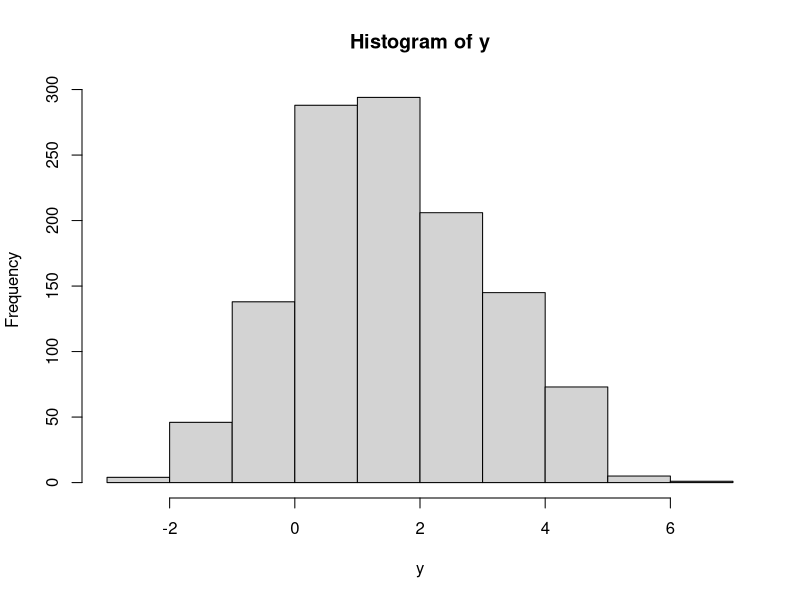
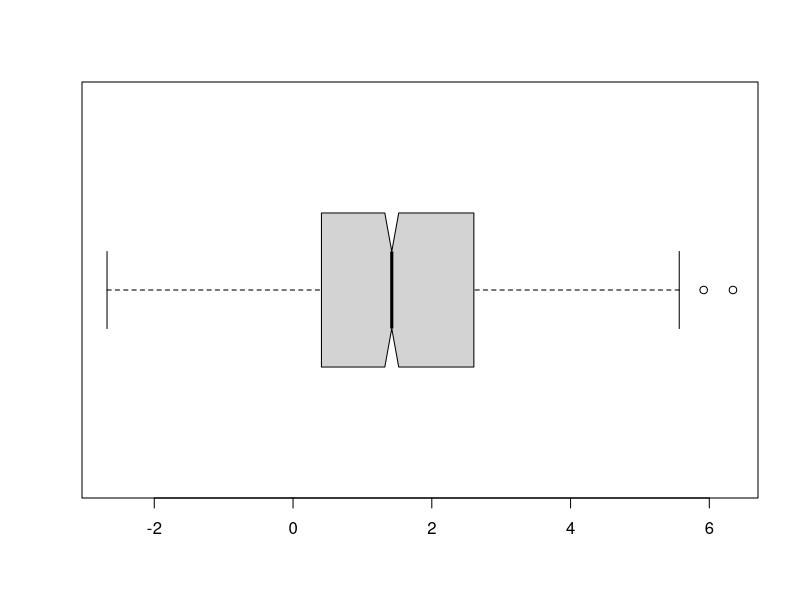
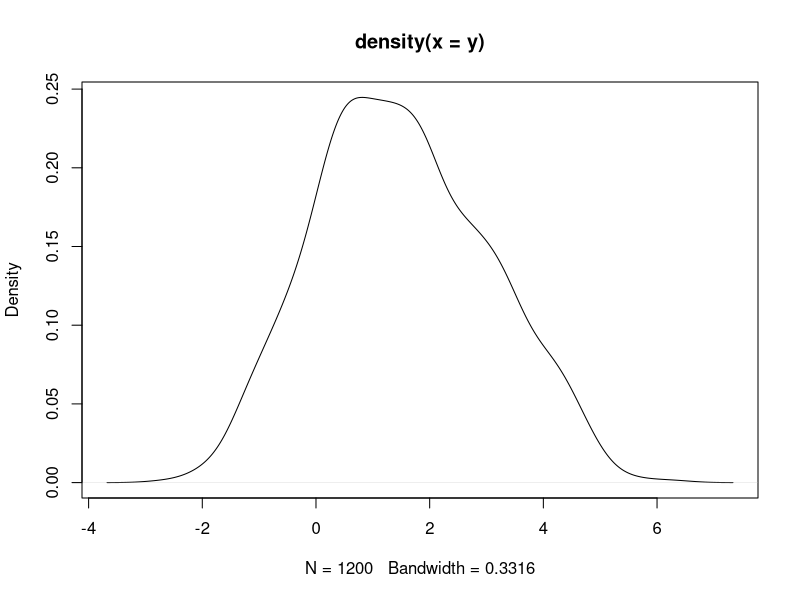
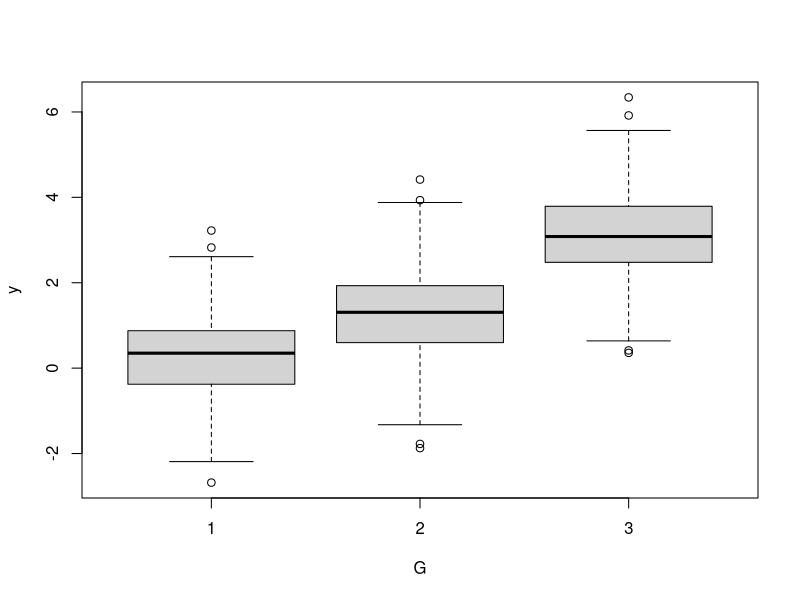
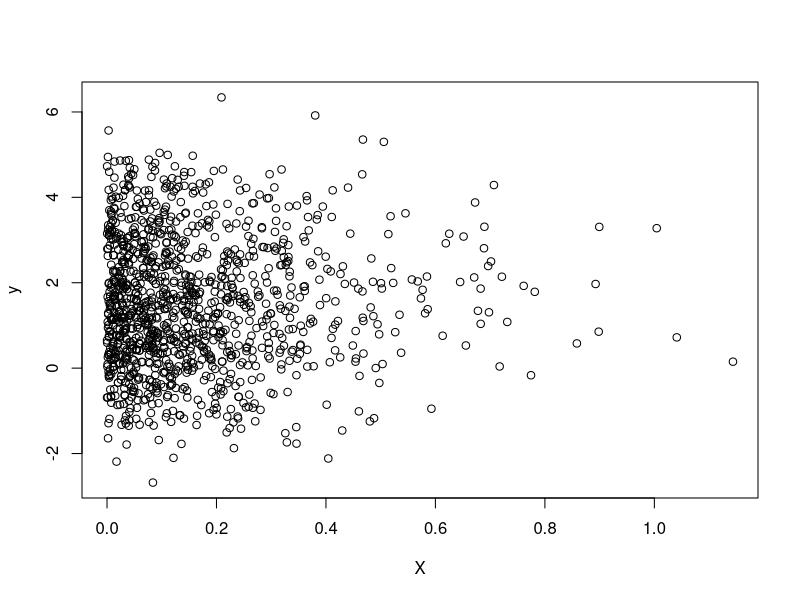
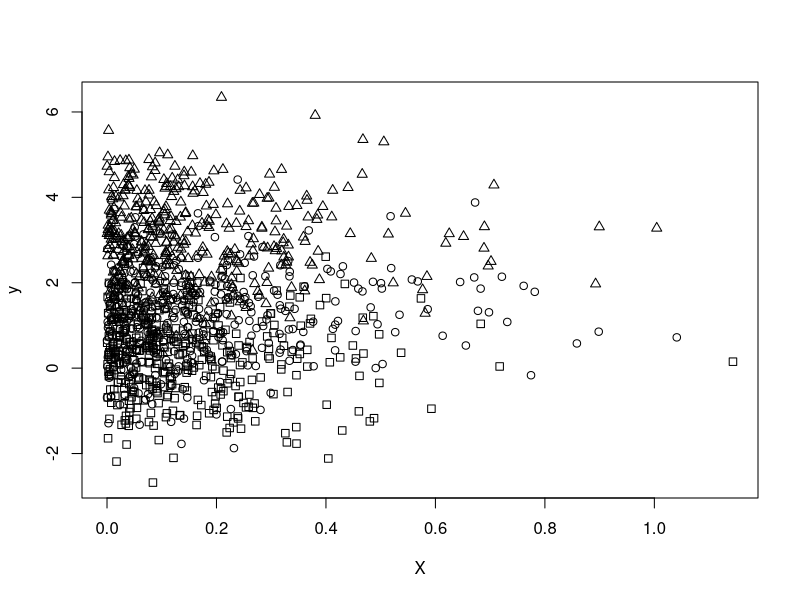

Generate these figures, in order, with R:
## Example exploratory data analysis
set.seed(42)

# Simulate data 
X<-rgamma(1200,1,6)              # Some explanatory variable
G<-sample(1:3,1200,replace=TRUE) # A randomly assigned group

y<-.2*X+.33*G^2+rnorm(1200,0,1) # Generate outcome variable (with added noise)

# Check distribution of outcome variable
hist(y)
boxplot(y,horizontal=TRUE,notch=TRUE)
plot(density(y))

# Can use boxplot to plot distribution of y across groups
boxplot(y~G)

# Scatterplot of X versus y
plot(X,y)
plot(X,y,pch=G-1)
